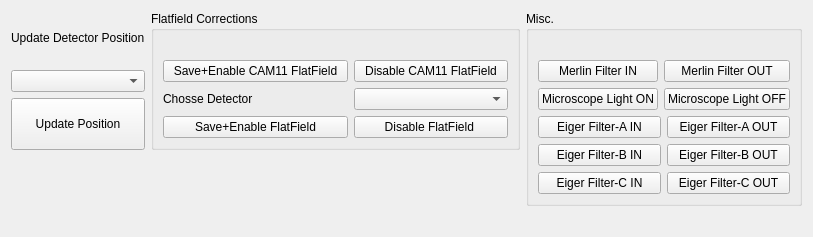
            <widget class="QWidget" name="tab_12">
             <attribute name="title">
              <string>Detector Controls</string>
             </attribute>
             <layout class="QGridLayout" name="gridLayout_118">
              <item row="2" column="0">
               <widget class="QLabel" name="label_54">
                <property name="text">
                 <string/>
                </property>
               </widget>
              </item>
              <item row="0" column="1">
               <widget class="QGroupBox" name="groupBox_14">
                <property name="title">
                 <string>Flatfield Corrections</string>
                </property>
                <layout class="QGridLayout" name="gridLayout_138">
                 <item row="2" column="0">
                  <widget class="QLabel" name="label_63">
                   <property name="text">
                    <string>Chosse Detector</string>
                   </property>
                  </widget>
                 </item>
                 <item row="1" column="1">
                  <widget class="QPushButton" name="pb_cam11_disable_flatfield">
                   <property name="sizePolicy">
                    <sizepolicy hsizetype="Preferred" vsizetype="Preferred">
                     <horstretch>0</horstretch>
                     <verstretch>0</verstretch>
                    </sizepolicy>
                   </property>
                   <property name="text">
                    <string>  Disable CAM11 FlatField  </string>
                   </property>
                  </widget>
                 </item>
                 <item row="1" column="0">
                  <widget class="QPushButton" name="pb_cam11_flatfield">
                   <property name="sizePolicy">
                    <sizepolicy hsizetype="Preferred" vsizetype="Preferred">
                     <horstretch>0</horstretch>
                     <verstretch>0</verstretch>
                    </sizepolicy>
                   </property>
                   <property name="text">
                    <string>  Save+Enable CAM11 FlatField  </string>
                   </property>
                  </widget>
                 </item>
                 <item row="2" column="1">
                  <widget class="QComboBox" name="cb_dets_for_ff_corr"/>
                 </item>
                 <item row="0" column="0">
                  <widget class="QLabel" name="label_62">
                   <property name="text">
                    <string/>
                   </property>
                  </widget>
                 </item>
                 <item row="3" column="0">
                  <widget class="QPushButton" name="pushButton_12">
                   <property name="sizePolicy">
                    <sizepolicy hsizetype="Preferred" vsizetype="Preferred">
                     <horstretch>0</horstretch>
                     <verstretch>0</verstretch>
                    </sizepolicy>
                   </property>
                   <property name="text">
                    <string>  Save+Enable FlatField  </string>
                   </property>
                  </widget>
                 </item>
                 <item row="3" column="1">
                  <widget class="QPushButton" name="pushButton_16">
                   <property name="sizePolicy">
                    <sizepolicy hsizetype="Preferred" vsizetype="Preferred">
                     <horstretch>0</horstretch>
                     <verstretch>0</verstretch>
                    </sizepolicy>
                   </property>
                   <property name="text">
                    <string> Disable FlatField  </string>
                   </property>
                  </widget>
                 </item>
                </layout>
               </widget>
              </item>
              <item row="0" column="0">
               <layout class="QVBoxLayout" name="verticalLayout_24">
                <item>
                 <widget class="QLabel" name="label_27">
                  <property name="text">
                   <string>Update Detector Position</string>
                  </property>
                 </widget>
                </item>
                <item>
                 <widget class="QComboBox" name="cb_det_names_for_pos">
                  <property name="sizePolicy">
                   <sizepolicy hsizetype="Preferred" vsizetype="Fixed">
                    <horstretch>0</horstretch>
                    <verstretch>0</verstretch>
                   </sizepolicy>
                  </property>
                 </widget>
                </item>
                <item>
                 <widget class="QPushButton" name="pb_update_dets_pos">
                  <property name="sizePolicy">
                   <sizepolicy hsizetype="Preferred" vsizetype="Preferred">
                    <horstretch>0</horstretch>
                    <verstretch>0</verstretch>
                   </sizepolicy>
                  </property>
                  <property name="text">
                   <string>Update Position</string>
                  </property>
                 </widget>
                </item>
               </layout>
              </item>
              <item row="0" column="2" rowspan="2">
               <widget class="QGroupBox" name="groupBox_15">
                <property name="title">
                 <string>Misc.</string>
                </property>
                <layout class="QGridLayout" name="gridLayout_110">
                 <item row="0" column="0">
                  <layout class="QGridLayout" name="gridLayout_125">
                   <item row="1" column="0">
                    <widget class="QPushButton" name="pb_merlin_filterIN">
                     <property name="sizePolicy">
                      <sizepolicy hsizetype="Preferred" vsizetype="Preferred">
                       <horstretch>0</horstretch>
                       <verstretch>0</verstretch>
                      </sizepolicy>
                     </property>
                     <property name="text">
                      <string>Merlin Filter IN</string>
                     </property>
                    </widget>
                   </item>
                   <item row="1" column="1">
                    <widget class="QPushButton" name="pb_merlin_filterOUT">
                     <property name="sizePolicy">
                      <sizepolicy hsizetype="Preferred" vsizetype="Preferred">
                       <horstretch>0</horstretch>
                       <verstretch>0</verstretch>
                      </sizepolicy>
                     </property>
                     <property name="text">
                      <string>Merlin Filter OUT</string>
                     </property>
                    </widget>
                   </item>
                   <item row="2" column="1">
                    <widget class="QPushButton" name="pb_light_OFF">
                     <property name="sizePolicy">
                      <sizepolicy hsizetype="Preferred" vsizetype="Preferred">
                       <horstretch>0</horstretch>
                       <verstretch>0</verstretch>
                      </sizepolicy>
                     </property>
                     <property name="text">
                      <string>Microscope Light OFF</string>
                     </property>
                    </widget>
                   </item>
                   <item row="2" column="0">
                    <widget class="QPushButton" name="pb_light_ON">
                     <property name="sizePolicy">
                      <sizepolicy hsizetype="Preferred" vsizetype="Preferred">
                       <horstretch>0</horstretch>
                       <verstretch>0</verstretch>
                      </sizepolicy>
                     </property>
                     <property name="text">
                      <string>Microscope Light ON</string>
                     </property>
                    </widget>
                   </item>
                   <item row="0" column="0">
                    <widget class="QLabel" name="label_64">
                     <property name="text">
                      <string/>
                     </property>
                    </widget>
                   </item>
                  </layout>
                 </item>
                 <item row="1" column="0">
                  <layout class="QHBoxLayout" name="horizontalLayout_17">
                   <item>
                    <widget class="QPushButton" name="pb_eiger_filter_a_in">
                     <property name="text">
                      <string>Eiger Filter-A IN</string>
                     </property>
                    </widget>
                   </item>
                   <item>
                    <widget class="QPushButton" name="pb_eiger_filter_a_out">
                     <property name="text">
                      <string>Eiger Filter-A OUT</string>
                     </property>
                    </widget>
                   </item>
                  </layout>
                 </item>
                 <item row="2" column="0">
                  <layout class="QHBoxLayout" name="horizontalLayout_19">
                   <item>
                    <widget class="QPushButton" name="pb_eiger_filter_b_in">
                     <property name="text">
                      <string>Eiger Filter-B IN</string>
                     </property>
                    </widget>
                   </item>
                   <item>
                    <widget class="QPushButton" name="pb_eiger_filter_b_out">
                     <property name="text">
                      <string>Eiger Filter-B OUT</string>
                     </property>
                    </widget>
                   </item>
                  </layout>
                 </item>
                 <item row="3" column="0">
                  <layout class="QHBoxLayout" name="horizontalLayout_20">
                   <item>
                    <widget class="QPushButton" name="pb_eiger_filter_c_in">
                     <property name="text">
                      <string>Eiger Filter-C IN</string>
                     </property>
                    </widget>
                   </item>
                   <item>
                    <widget class="QPushButton" name="pb_eiger_filter_c_out">
                     <property name="text">
                      <string>Eiger Filter-C OUT</string>
                     </property>
                    </widget>
                   </item>
                  </layout>
                 </item>
                </layout>
               </widget>
              </item>
             </layout>
            </widget>
